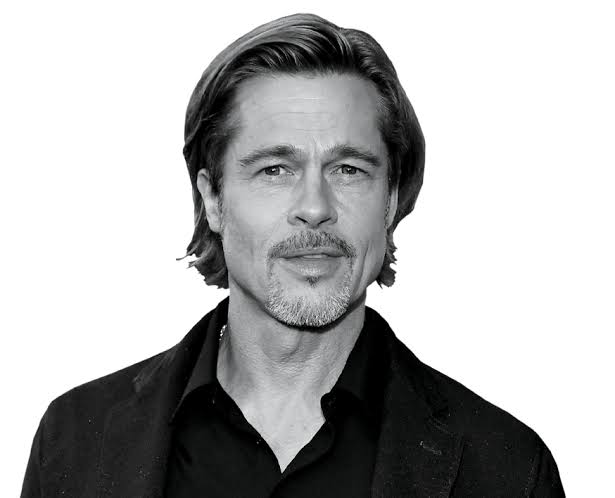
#> input picture human2.jpeg, 615 x 498 px
$ jupyter execute FaceDetectionUsingHaarCascade.ipynb   (shell and % lines are left out)
#> lines starting #> are read from the running program, lines starting #| are printed output that depends on the picture; after the words box and inside, x2 and y2 are one past the last pixel; in counts of white or black regions, pixels touching at a corner belong together
<a href="https://colab.research.google.com/github/LonelyFriday/FaceDetection_HaarCascade/blob/main/FaceDetectionUsingHaarCascade.ipynb" target="_parent"></a>

[cell 1]
import cv2
from google.colab.patches import cv2_imshow

# Load the Haar cascade file for face detection
face_cascade = cv2.CascadeClassifier('haarcascade_frontalface_default.xml')

# Load the image from disk
image = cv2.imread('human2.jpeg')
#> image is the input picture: shape (498, 615, 3); mean B, G, R 178.8, 178.6, 178.2

# Convert the image to grayscale
gray_image = cv2.cvtColor(image, cv2.COLOR_BGR2GRAY)

# Detect faces in the image using Haar cascade
faces = face_cascade.detectMultiScale(gray_image, scaleFactor=1.1, minNeighbors=5, minSize=(30, 30))
#> faces = [[210, 90, 206, 206]]

# Draw rectangles around the faces
for (x, y, w, h) in faces:
    cv2.rectangle(image, (x, y), (x+w, y+h), (255, 0, 0), 2)
#> this loop made 1 pass
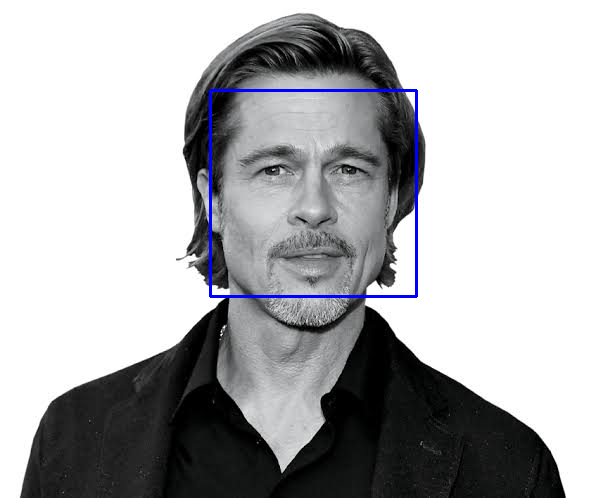
#> image: shape (498, 615, 3); 0.81% of pixels changed, all inside (x1, y1, x2, y2) = (209, 89, 418, 298)

# Display the image with detected faces
cv2_imshow(image)
cv2.waitKey(0)
cv2.destroyAllWindows()
